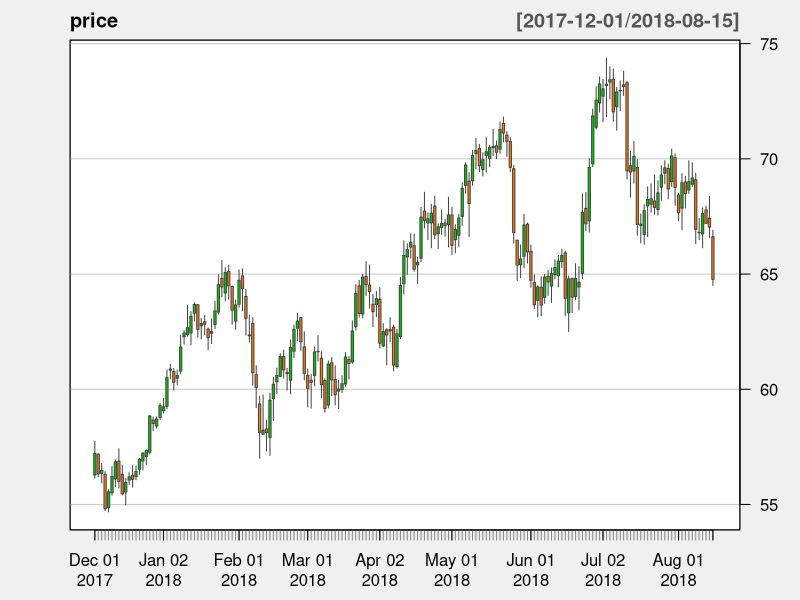
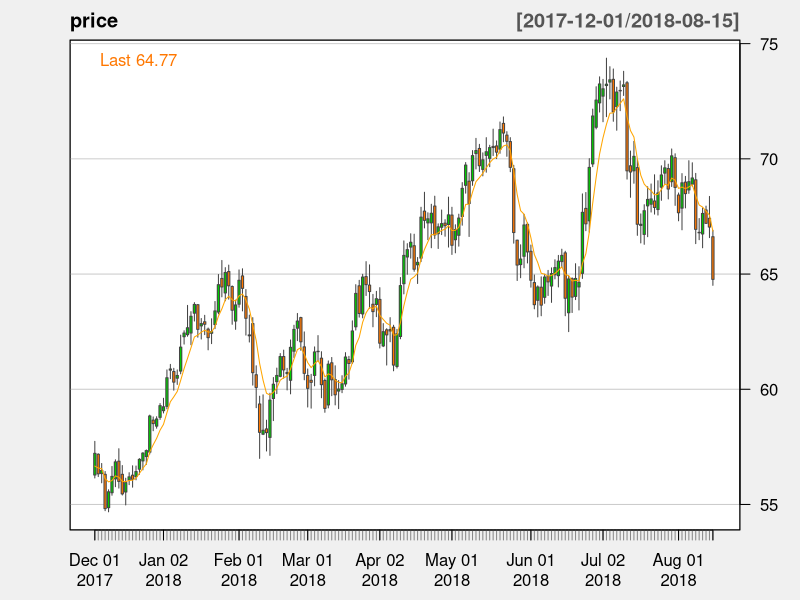
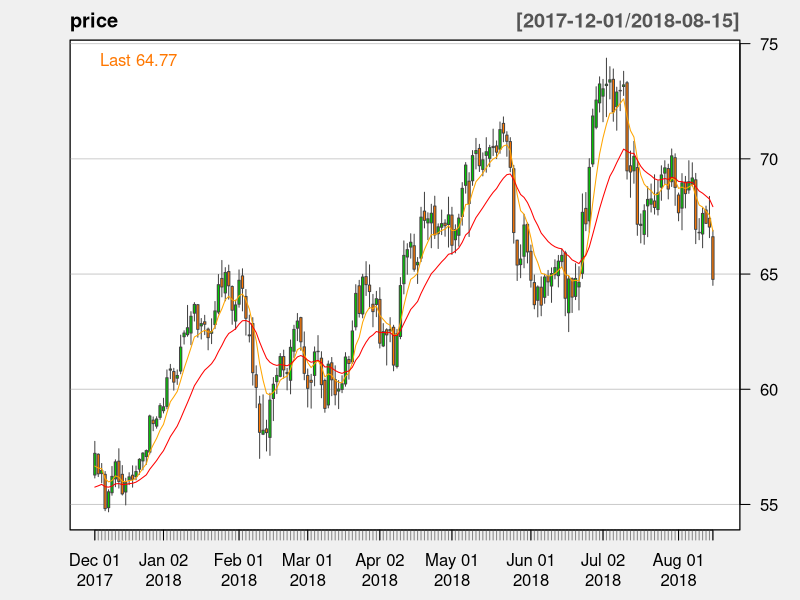
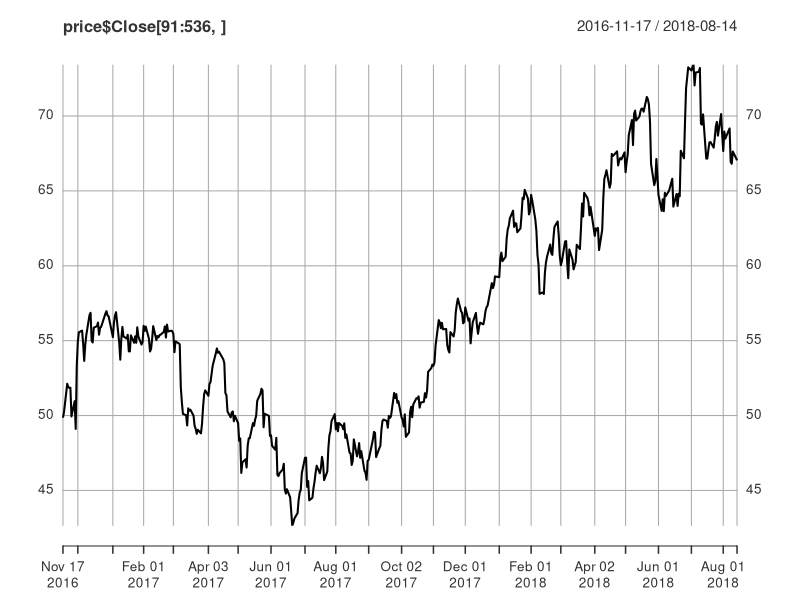

Recreate these plots in R, in order.
## ---- chunk 1
library(tidyverse)
library(lubridate)
library(quantmod)

#Loading the data
price <- read.csv("wtiDaily.csv")

#Custom function to be able to change the data into an xts format
setup_data <- function(pricedata) {
  
       names(pricedata) <- c("Date", "Open", "High", "Low", "Close")
       dates <- parse_date_time(x = pricedata[,1], "mdy_HM", truncated = 3)
       pricedata <- pricedata[,2:5]
       pricedata <- xts(pricedata, order.by = dates)
}


price <- setup_data(price)
ema7 <- EMA(price$Close, n = 7)
ema20 <- EMA(price$Close, n = 20)
ema50 <- EMA(price$Close, n = 50)
ema70 <- EMA(price$Close, n = 70)

## ---- chunk 2
chartSeries(price, TA=NULL, subset = '2017-12::', theme = "white")
addEMA(n = 7,col = "orange")
addEMA(n = 20,col = "red")

## ---- chunk 3

candle.type.today <- data.frame(ifelse( price$Close > price$Open, "bull", "bear"))
candle.type.yesterday <- data.frame(lag(candle.type.today$Close, n = 1))
candle.type.nextday <- data.frame(lead(candle.type.today$Close, n = 1))
doji <- data.frame(ifelse(abs(price$Close - price$Open) <= 0.45, "yes", "no"))
close.to.ema7 <- data.frame(ifelse(price$Close > ema7, "above", "below"))
close.to.ema20 <- data.frame(ifelse(price$Close > ema20, "above", "below"))
ema7.to.ema20 <- data.frame(ifelse(ema7 > ema20, "above", "below"))
dailywin <- data.frame(abs(price$Close - price$Open))
candle.nextday.win <- lead(dailywin$Close, 1)


dailyprice <- data.frame(candle.type.today,candle.type.yesterday,doji, close.to.ema7,close.to.ema20, ema7.to.ema20, dailywin, candle.nextday.win, candle.type.nextday)


names(dailyprice) <- c("candle.type.current", "candle.type.yesterday","doji", "close.to.ema7", "close.to.ema20", "ema7.to.ema20", "dailywin", "candle.nextday.win", "candle.type.nextday")


dailyprice <- slice(dailyprice, 21:length(dailyprice$doji))

## ---- chunk 4
train <- dailyprice[1:70,]
test <- dailyprice[71:517,]

target <- "candle.type.nextday"
predictors.variable <- c("candle.type.today", "candle.type.yesterday","doji", "position.to.ema7", "position.to.ema20", "ema7.to.ema20", "dailywin")
predictors <- paste(predictors.variable, collapse = "+")
formula <- as.formula(paste(target, "~", predictors, sep = ""))



#function for processing predictions
predictedReturn <- function(df, pred){
    df$pred <- pred
    df$prediReturn <- ifelse(df$candle.type.nextday != df$pred, -df$candle.nextday.win, df$candle.nextday.win)
    df$cumReturn <- cumsum(df$prediReturn)
    return(df)
}


plot(price$Close[91:536,])
